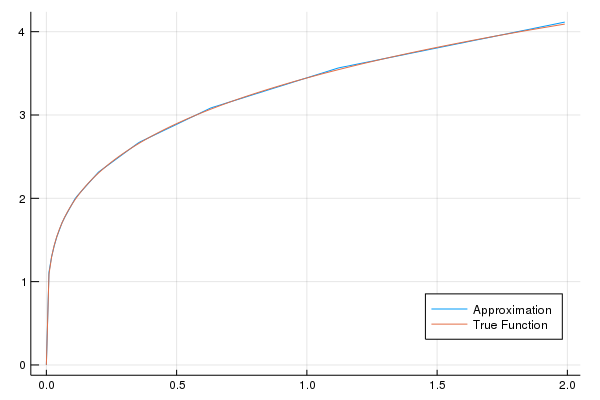

This chart was generated by the following Julia code:


using Plots

#Question 1
#Defining parameters
θ = 0.25
β = 0.9
δ = 1
A = (1-β*(1-δ))/(θ * β) #This will normalize the SS to 1
kss = ((1- β*(1-δ))/(β*A*θ))^(1/(θ-1))


#Defining the elements:
K = zeros(15)
for i=2:length(K)
    global K
    K[i] = K[i-1] +0.0005*exp(0.574*(i-2))
end

#load the functions compatible with ANY finite elements methods
include("finite_elements_functions.jl")


#capital policy function from Bugdet constraint
polk(k,α) = min(max(eps(),A*k.^θ+(1-δ)*k-cn(k,α)),K[end])
#min max are needed to avoid NaNs and other numerical instabilities

function residual(k,α)
    #This function is specific for the discrete time deterministic growth model.
    #Residual function comes from FOCs
    #cn below is an approximation for consumption
        R = cn(k,α)/cn(polk(k,α),α) * β * (A*θ*polk(k,α)^(θ-1)+1-δ)- 1
    return R
end


#Setting initial conditions
initial =  ones(length(K)-1) .* range(0.35, stop = 3.5, length = length(K)-1)

#Check if the initial conditions are somewhat close to the true parameters.
mini(initial)

#Here we start the minimization procedure we want to find α:= argmin mini(α)

#Solver stuff:
#lower and upper bound of the parameters:
lower = zeros(length(initial))
upper = Inf*ones(length(initial))
#Optimizer method is BFGS, see Judd's book page 114 for an explanation:
inner_optimizer = BFGS()

#Solver:
bla = optimize(mini,lower,upper,initial, Fminbox(inner_optimizer))
#Parameters
α = vcat(0,bla.minimizer)

#Plotting
k=K[1]:0.01:K[end]

c(k) = (1-β*θ)*A*k^θ
polkplot(k) = polk(k,α)
cnplot(k) = cn(k,α)
plot(k,[cnplot.(k),c.(k)],label=["Approximation" "True Function"],legend=:bottomright)
savefig("question1.png")

#Uncomment below to get δ=0.05
#=
#New parameters
δ = 0.05
A = (1-β*(1-δ))/(θ * β) #This will normalize the SS to 1

kss = ((1- β*(1-δ))/(β*A*θ))^(1/(θ-1))

polk(k,α) = min(max(eps(),A*k.^θ+(1-δ)*k-cn(k,α)),K[end]) #capital policy function from Bugdet constraint

function residual(k,α) #Residual function comes from FOCs
        R = β * cn(k,α)/cn(polk(k,α),α)  * (A*θ*polk(k,α)^(θ-1)+1-δ)- 1
    return R
end

initial = ones(length(K)-1)*0.0035
for i=2:length(initial)
    global initial
    initial[i] = initial[i-1] +0.000265*exp(0.589*(i-2))
end
initial
#initial = ones(length(K)-1)*0.1.*range(0.03,stop = 8,length = length(K)-1)
mini(initial)

#Solver stuff
#lower and upper bound of the parameters:
lower = zeros(length(initial))
upper = Inf*ones(length(initial))
#Optimizer method is BFGS, see Judd's book page 114 for an explanation:
inner_optimizer = BFGS()

#Solver:
bla = optimize(mini,lower,upper,initial, Fminbox(inner_optimizer))
#Parameters
α = vcat(0,bla.minimizer)

#Plotting
k=K[1]:0.01:K[end]

cn2plot(k) = cn(k,α)
plot(k,[cn2plot.(k)],label=["Approximation"],legend=:bottomright)
savefig("question1b.png") =#
